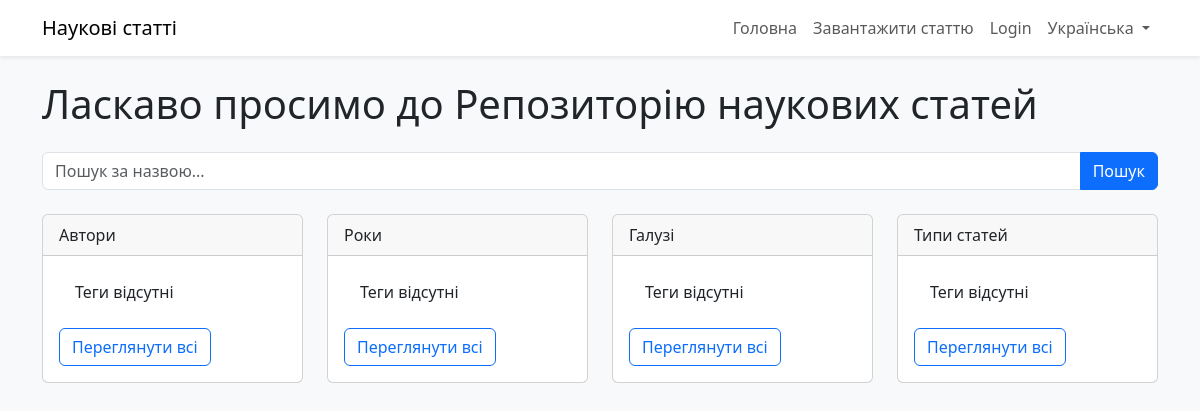
/uk/, run on an earlier commit of the app's database.
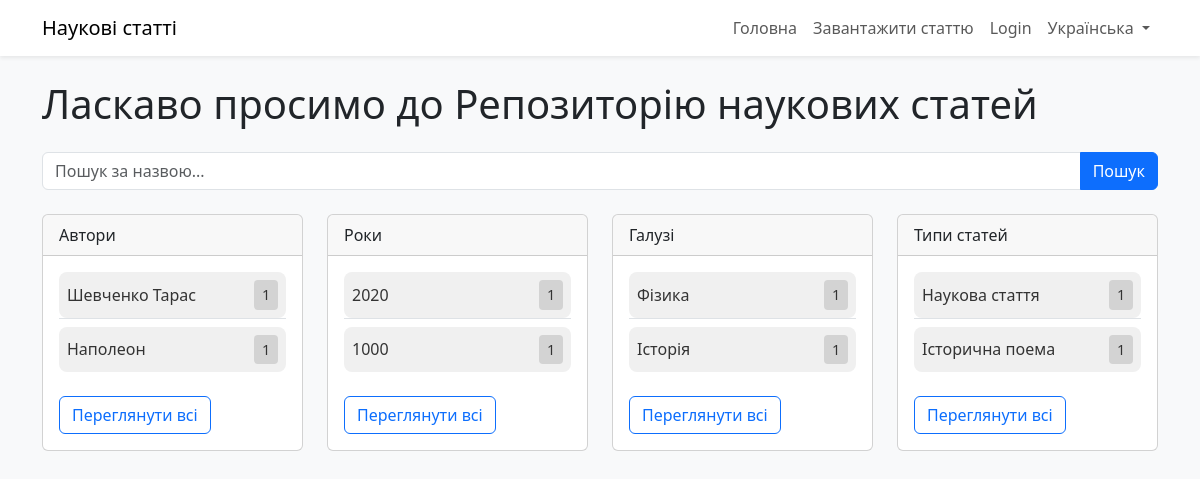
And on a later commit of the database.
### papers/models.py (models this page shows, shortened)
class Tag(models.Model):
    name = models.CharField(max_length=100)
    category = models.CharField(max_length=50)
    STATUS_CHOICES = (
        ('pending', 'Pending'),
        ('approved', 'Approved'),
        ('rejected', 'Rejected'),
    )
    status = models.CharField(max_length=20, choices=STATUS_CHOICES, default='approved')  # Existing tags are approved

### papers/views.py (the view)
# urls.py: path('', views.home, name='home'),
def home(request):
    query = request.GET.get('q', '')
    top_tags = {
        'author': Tag.objects.filter(category='author', status='approved').annotate(num_papers=Count('papers', filter=Q(papers__status='approved')))[:5],
        'year': Tag.objects.filter(category='year', status='approved').annotate(num_papers=Count('papers', filter=Q(papers__status='approved')))[:5],
        'field': Tag.objects.filter(category='field', status='approved').annotate(num_papers=Count('papers', filter=Q(papers__status='approved')))[:5],
        'paper_type': Tag.objects.filter(category='paper_type', status='approved').annotate(num_papers=Count('papers', filter=Q(papers__status='approved')))[:5],
    }
    return render(request, 'papers/home.html', {'top_tags': top_tags, 'query': query})

### papers/templates/papers/home.html (shortened to what this page needs)
<!DOCTYPE html>
{% load i18n static %}
{% get_current_language as LANGUAGE_CODE %}
{% get_language_info for LANGUAGE_CODE as lang_info %}
<html lang="{{ LANGUAGE_CODE }}">
<head>
    <link href="https://cdn.jsdelivr.net/npm/bootstrap@5.3.0/dist/css/bootstrap.min.css" rel="stylesheet">
    <link rel="stylesheet" href="{% static 'papers/css/styles.css' %}">
</head>
<body class="bg-light">
    <nav class="navbar navbar-expand-lg navbar-light bg-white shadow-sm">
        <div class="container">
            <a class="navbar-brand" href="{% url 'home' %}">{% trans "Наукові статті" %}</a>
            <div class="collapse navbar-collapse" id="navbarNav">
                <ul class="navbar-nav ms-auto">
                    <li class="nav-item">
                        <a class="nav-link" href="{% url 'home' %}">{% trans "Головна" %}</a>
                    </li>
                    <li class="nav-item">
                        <a class="nav-link" href="{% url 'upload_paper' %}">{% trans "Завантажити статтю" %}</a>
                    </li>
                    {% if user.is_authenticated %}
                    <li class="nav-item">
                        <a class="nav-link" href="{% url 'logout' %}">{% trans "Logout" %}</a>
                    </li>
                    {% else %}
                    <li class="nav-item">
                        <a class="nav-link" href="{% url 'login' %}">{% trans "Login" %}</a>
                    </li>
                    {% endif %}
                    <li class="nav-item dropdown">
                        <a class="nav-link dropdown-toggle" href="#" id="languageDropdown" role="button" data-bs-toggle="dropdown">
                            {{ lang_info.name_local }}
                        </a>
                    </li>
                </ul>
            </div>
        </div>
    </nav>
    <div class="container mt-4">
        <h1 class="mb-4">{% trans "Ласкаво просимо до Репозиторію наукових статей" %}</h1>
        <form method="get" action="{% url 'search_results' %}" class="mb-4">
            <div class="input-group">
                <input type="text" name="q" class="form-control" placeholder="{% trans 'Пошук за назвою...' %}" value="{{ query }}">
                <button class="btn btn-primary" type="submit">{% trans "Пошук" %}</button>
            </div>
        </form>
        <div class="row">
            {% for category, tags in top_tags.items %}
            <div class="col-md-3 mb-4">
                <div class="card">
                    <div class="card-header">
                        {% if category == 'author' %}{% trans "Автори" %}
                        {% elif category == 'year' %}{% trans "Роки" %}
                        {% elif category == 'field' %}{% trans "Галузі" %}
                        {% elif category == 'paper_type' %}{% trans "Типи статей" %}
                        {% endif %}
                    </div>
                    <div class="card-body">
                        <ul class="list-group list-group-flush">
                            {% for tag in tags %}
                            <li class="list-group-item p-0 mb-2">
                                <a href="{% url 'search_results' %}?tags={{ tag.id }}" class="tag-box d-flex justify-content-between align-items-center p-2">
                                    <span>{{ tag.name }}</span>
                                    <span class="counter-box" data-counter="{{ tag.num_papers|default:'0' }}">{{ tag.num_papers|default:'0' }}</span>
                                </a>
                            </li>
                            {% empty %}
                            <li class="list-group-item">{% trans "Теги відсутні" %}</li>
                            {% endfor %}
                        </ul>
                        <a href="{% url 'tag_list' category %}" class="btn btn-outline-primary mt-3">{% trans "Переглянути всі" %}</a>
                    </div>
                </div>
            </div>
            {% endfor %}
        </div>
    </div>
</body>
</html>

### papers/static/papers/css/styles.css (style rules this page uses)
.tag-box { background-color: #f0f0f0; border-radius: 8px; text-decoration: none; color: #333; transition: background-color 0.2s; }
.counter-box { background-color: #d3d3d3; color: #333; padding: 4px 6px; border-radius: 4px; font-size: 0.9em; font-weight: 500; display: inline-block; text-align: center; min-width: 24px; }
.counter-box[data-length="1"], .counter-box[data-length="2"] { width: 24px; }

What changed in the data, as far as the page shows it:
added Tag: name "Шевченко Тарас", num_papers "1", shown under "Автори"
added Tag: name "Наполеон", num_papers "1", shown under "Автори"
added Tag: name "2020", num_papers "1", shown under "Роки"
added Tag: name "1000", num_papers "1", shown under "Роки"
added Tag: name "Фізика", num_papers "1", shown under "Галузі"
added Tag: name "Історія", num_papers "1", shown under "Галузі"
added Tag: name "Наукова стаття", num_papers "1", shown under "Типи статей"
added Tag: name "Історична поема", num_papers "1", shown under "Типи статей"
Also different on the page:
new list line: "Автори Переглянути всі"
new list line: "Роки Переглянути всі"
new list line: "Галузі Переглянути всі"
new list line: "Типи статей Переглянути всі"
list line gone: "Автори Теги відсутні Переглянути всі"
list line gone: "Роки Теги відсутні Переглянути всі"
list line gone: "Галузі Теги відсутні Переглянути всі"
list line gone: "Типи статей Теги відсутні Переглянути всі"
